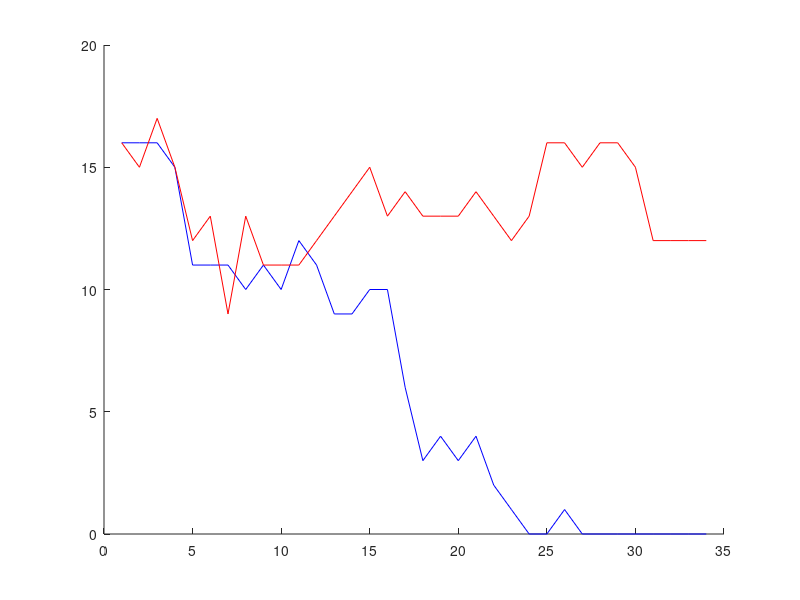

The MATLAB source for this figure:
clear;
clc;

% M = dlmread('AllMotionVectorCollcted.txt');
M = dlmread('stdUMotionVector.txt');

r = M(:,1);
r = 2*(r-0.5); %das hier sollte noch an anderer Stelle behoben werden. Statt 0 sollte -1 in r stehen
completeM = M(:,2:end);

[numVect, numComp]= size(completeM);

[V,K,Variances] = princomp(completeM);

averageMotionVector = mean(completeM(:,:));

dlmwrite('averageMotionVector.txt',averageMotionVector);

% anstelle von cK=r verwende ich Kc=r, da die Matrizen transponiert sind
% c = K\r;
c = r'/K';
c = c';

dlmwrite('classifier.txt',c);
dlmwrite('eigenVectors.txt',V); %V hat Eigenvektoren in jeder Spalte

%Fehlklassifikationen mit komplettem Datensatz ermitteln
misclassificationsCompleteData = zeros(1,min(numVect,numComp));

for i=1:min(numVect,numComp)
   c_i = c(1:i);
   K_i = K(:,1:i);
   r_i = K_i*c_i;
   r_i = r_i.*r;
   for j=1:size(r_i)
       if r_i(j) < 0
           misclassificationsCompleteData(i) = misclassificationsCompleteData(i)+1;
       end
   end
end

%Fehlklassifikationen mit Teildatensatz ermitteln
misclassificationsMit = zeros(1,min(numVect,numComp));
misclassificationsOhne = zeros(1,min(numVect,numComp));

for k=1:numVect/2
    if 1==k
       M_k=M(3:end,:);
    else
        if k==numVect/2
            M_k=M(1:end-2,:);
        else
            M_k = vertcat(M(1:2*(k-1),:),M(2*k+1:end,:));
        end
    end
    r_k = M_k(:,1);
    r_k = 2*(r_k-0.5);
    M_k = M_k(:,2:end);
    average_k = mean(M_k(:,:));
    [V_k,K_k,Variances_k] = princomp(M_k);
    c_k = K_k\r_k;
    
    k_k = (completeM(2*k-1:2*k,:)-ones(2,1)*average_k)/V_k';
    
    for i=1:min(numVect,numComp)
       c_ki = c_k(1:i);
       k_ki = k_k(:,1:i);
       r_ki = k_ki*c_ki;
       for j=1:2
           if r_ki(j) < 0
               if r(2*k-2+j) > 0
                   misclassificationsMit(i) = misclassificationsMit(i)+1;
               end
           else
               if r(2*k-2+j) < 0
                   misclassificationsOhne(i) = misclassificationsOhne(i)+1;
               end  
           end
       end
    end
end

hold all;
% plot(misclassificationsMit,'g-');
% plot(misclassificationsOhne,'y-');
plot(misclassificationsCompleteData,'b-');
plot(misclassificationsMit+misclassificationsOhne,'r-');
hold off;
